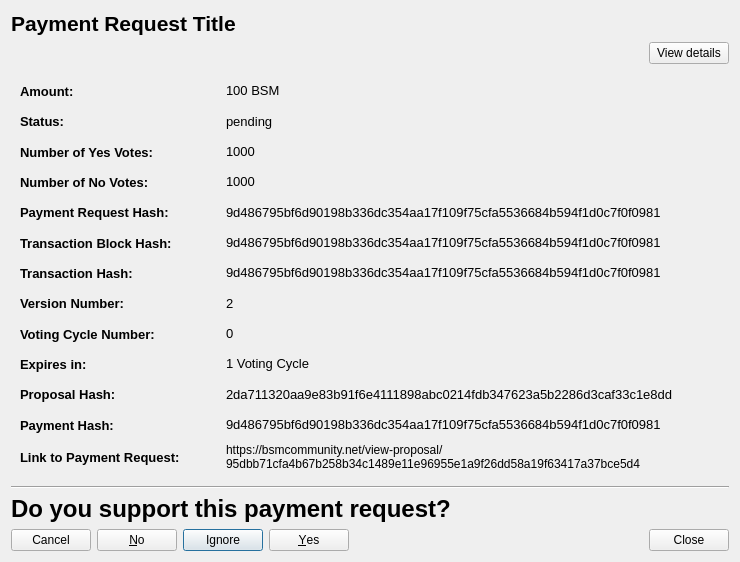
<?xml version="1.0" encoding="UTF-8"?>
<ui version="4.0">
 <class>CommunityFundDisplayPaymentRequestDetailed</class>
 <widget class="QWidget" name="CommunityFundDisplayPaymentRequestDetailed">
  <property name="geometry">
   <rect>
    <x>0</x>
    <y>0</y>
    <width>740</width>
    <height>562</height>
   </rect>
  </property>
  <property name="sizePolicy">
   <sizepolicy hsizetype="Preferred" vsizetype="MinimumExpanding">
    <horstretch>0</horstretch>
    <verstretch>0</verstretch>
   </sizepolicy>
  </property>
  <property name="minimumSize">
   <size>
    <width>740</width>
    <height>300</height>
   </size>
  </property>
  <property name="windowTitle">
   <string>Payment Request Details</string>
  </property>
  <layout class="QVBoxLayout" name="verticalLayout">
   <item>
    <widget class="QLabel" name="labelPaymentRequestTitle">
     <property name="sizePolicy">
      <sizepolicy hsizetype="Preferred" vsizetype="Minimum">
       <horstretch>0</horstretch>
       <verstretch>0</verstretch>
      </sizepolicy>
     </property>
     <property name="maximumSize">
      <size>
       <width>16777215</width>
       <height>500</height>
      </size>
     </property>
     <property name="font">
      <font>
       <pointsize>16</pointsize>
       <weight>75</weight>
       <bold>true</bold>
      </font>
     </property>
     <property name="text">
      <string>Payment Request Title</string>
     </property>
     <property name="wordWrap">
      <bool>true</bool>
     </property>
     <property name="openExternalLinks">
      <bool>false</bool>
     </property>
    </widget>
   </item>
   <item>
    <layout class="QHBoxLayout" name="horizontalLayout_4">
     <item>
      <spacer name="horizontalSpacer">
       <property name="orientation">
        <enum>Qt::Horizontal</enum>
       </property>
       <property name="sizeHint" stdset="0">
        <size>
         <width>40</width>
         <height>20</height>
        </size>
       </property>
      </spacer>
     </item>
     <item>
      <widget class="QPushButton" name="detailsBtn">
       <property name="text">
        <string>View details</string>
       </property>
      </widget>
     </item>
    </layout>
   </item>
   <item>
    <widget class="QWidget" name="detailsWidget" native="true">
     <property name="sizePolicy">
      <sizepolicy hsizetype="Preferred" vsizetype="Expanding">
       <horstretch>0</horstretch>
       <verstretch>0</verstretch>
      </sizepolicy>
     </property>
     <layout class="QVBoxLayout" name="verticalLayout_2">
      <item>
       <layout class="QVBoxLayout" name="verticalLayoutDetailedInfomation_2">
        <item>
         <layout class="QHBoxLayout" name="horizontalLayoutAmount_2">
          <item>
           <widget class="QLabel" name="labelPrequestAmountTitle">
            <property name="sizePolicy">
             <sizepolicy hsizetype="Fixed" vsizetype="Preferred">
              <horstretch>0</horstretch>
              <verstretch>0</verstretch>
             </sizepolicy>
            </property>
            <property name="minimumSize">
             <size>
              <width>200</width>
              <height>0</height>
             </size>
            </property>
            <property name="font">
             <font>
              <pointsize>10</pointsize>
              <weight>75</weight>
              <bold>true</bold>
             </font>
            </property>
            <property name="text">
             <string>Amount:</string>
            </property>
            <property name="textInteractionFlags">
             <set>Qt::NoTextInteraction</set>
            </property>
           </widget>
          </item>
          <item>
           <widget class="QLabel" name="labelPrequestAmount">
            <property name="font">
             <font>
              <pointsize>10</pointsize>
             </font>
            </property>
            <property name="text">
             <string>100 BSM</string>
            </property>
            <property name="textInteractionFlags">
             <set>Qt::TextSelectableByMouse</set>
            </property>
           </widget>
          </item>
         </layout>
        </item>
        <item>
         <layout class="QHBoxLayout" name="horizontalLayoutFee_2">
          <item>
           <widget class="QLabel" name="labelPrequestStatusTitle">
            <property name="sizePolicy">
             <sizepolicy hsizetype="Fixed" vsizetype="Preferred">
              <horstretch>0</horstretch>
              <verstretch>0</verstretch>
             </sizepolicy>
            </property>
            <property name="minimumSize">
             <size>
              <width>200</width>
              <height>0</height>
             </size>
            </property>
            <property name="font">
             <font>
              <pointsize>10</pointsize>
              <weight>75</weight>
              <bold>true</bold>
             </font>
            </property>
            <property name="text">
             <string>Status:</string>
            </property>
            <property name="textInteractionFlags">
             <set>Qt::NoTextInteraction</set>
            </property>
           </widget>
          </item>
          <item>
           <widget class="QLabel" name="labelPrequestStatus">
            <property name="font">
             <font>
              <pointsize>10</pointsize>
             </font>
            </property>
            <property name="text">
             <string>pending</string>
            </property>
            <property name="textInteractionFlags">
             <set>Qt::TextSelectableByMouse</set>
            </property>
           </widget>
          </item>
         </layout>
        </item>
        <item>
         <layout class="QHBoxLayout" name="horizontalLayoutAddress_2">
          <item>
           <widget class="QLabel" name="labelPrequestYesTitle">
            <property name="sizePolicy">
             <sizepolicy hsizetype="Fixed" vsizetype="Preferred">
              <horstretch>0</horstretch>
              <verstretch>0</verstretch>
             </sizepolicy>
            </property>
            <property name="minimumSize">
             <size>
              <width>200</width>
              <height>0</height>
             </size>
            </property>
            <property name="font">
             <font>
              <pointsize>10</pointsize>
              <weight>75</weight>
              <bold>true</bold>
             </font>
            </property>
            <property name="text">
             <string>Number of Yes Votes:</string>
            </property>
            <property name="textInteractionFlags">
             <set>Qt::NoTextInteraction</set>
            </property>
           </widget>
          </item>
          <item>
           <widget class="QLabel" name="labelPrequestYes">
            <property name="font">
             <font>
              <pointsize>10</pointsize>
             </font>
            </property>
            <property name="text">
             <string>1000</string>
            </property>
            <property name="textInteractionFlags">
             <set>Qt::TextSelectableByMouse</set>
            </property>
           </widget>
          </item>
         </layout>
        </item>
        <item>
         <layout class="QHBoxLayout" name="horizontalLayoutDeadline_2">
          <item>
           <widget class="QLabel" name="labelPrequestNoTitle">
            <property name="sizePolicy">
             <sizepolicy hsizetype="Fixed" vsizetype="Preferred">
              <horstretch>0</horstretch>
              <verstretch>0</verstretch>
             </sizepolicy>
            </property>
            <property name="minimumSize">
             <size>
              <width>200</width>
              <height>0</height>
             </size>
            </property>
            <property name="font">
             <font>
              <pointsize>10</pointsize>
              <weight>75</weight>
              <bold>true</bold>
             </font>
            </property>
            <property name="text">
             <string>Number of No Votes:</string>
            </property>
            <property name="textInteractionFlags">
             <set>Qt::NoTextInteraction</set>
            </property>
           </widget>
          </item>
          <item>
           <widget class="QLabel" name="labelPrequestNo">
            <property name="font">
             <font>
              <pointsize>10</pointsize>
             </font>
            </property>
            <property name="text">
             <string>1000</string>
            </property>
            <property name="textInteractionFlags">
             <set>Qt::TextSelectableByMouse</set>
            </property>
           </widget>
          </item>
         </layout>
        </item>
        <item>
         <layout class="QHBoxLayout" name="horizontalLayoutExpiresIn_2">
          <item>
           <widget class="QLabel" name="labelPrequestHashTitle">
            <property name="sizePolicy">
             <sizepolicy hsizetype="Fixed" vsizetype="Preferred">
              <horstretch>0</horstretch>
              <verstretch>0</verstretch>
             </sizepolicy>
            </property>
            <property name="minimumSize">
             <size>
              <width>200</width>
              <height>0</height>
             </size>
            </property>
            <property name="font">
             <font>
              <pointsize>10</pointsize>
              <weight>75</weight>
              <bold>true</bold>
             </font>
            </property>
            <property name="text">
             <string>Payment Request Hash:</string>
            </property>
            <property name="textInteractionFlags">
             <set>Qt::NoTextInteraction</set>
            </property>
           </widget>
          </item>
          <item>
           <widget class="QLabel" name="labelPrequestHash">
            <property name="font">
             <font>
              <pointsize>10</pointsize>
             </font>
            </property>
            <property name="text">
             <string>9d486795bf6d90198b336dc354aa17f109f75cfa5536684b594f1d0c7f0f0981</string>
            </property>
            <property name="textInteractionFlags">
             <set>Qt::TextSelectableByMouse</set>
            </property>
           </widget>
          </item>
         </layout>
        </item>
        <item>
         <layout class="QHBoxLayout" name="horizontalLayoutStatus_2">
          <item>
           <widget class="QLabel" name="labelPrequestTransactionBlockHashTitle">
            <property name="sizePolicy">
             <sizepolicy hsizetype="Fixed" vsizetype="Preferred">
              <horstretch>0</horstretch>
              <verstretch>0</verstretch>
             </sizepolicy>
            </property>
            <property name="minimumSize">
             <size>
              <width>200</width>
              <height>0</height>
             </size>
            </property>
            <property name="font">
             <font>
              <pointsize>10</pointsize>
              <weight>75</weight>
              <bold>true</bold>
             </font>
            </property>
            <property name="text">
             <string>Transaction Block Hash:</string>
            </property>
            <property name="textInteractionFlags">
             <set>Qt::NoTextInteraction</set>
            </property>
           </widget>
          </item>
          <item>
           <widget class="QLabel" name="labelPrequestTransactionBlockHash">
            <property name="font">
             <font>
              <pointsize>10</pointsize>
             </font>
            </property>
            <property name="text">
             <string>9d486795bf6d90198b336dc354aa17f109f75cfa5536684b594f1d0c7f0f0981</string>
            </property>
            <property name="textInteractionFlags">
             <set>Qt::TextSelectableByMouse</set>
            </property>
           </widget>
          </item>
         </layout>
        </item>
        <item>
         <layout class="QHBoxLayout" name="horizontalLayoutNumberYesVotes_2">
          <item>
           <widget class="QLabel" name="labelPrequestTransactionHashTitle">
            <property name="sizePolicy">
             <sizepolicy hsizetype="Fixed" vsizetype="Preferred">
              <horstretch>0</horstretch>
              <verstretch>0</verstretch>
             </sizepolicy>
            </property>
            <property name="minimumSize">
             <size>
              <width>200</width>
              <height>0</height>
             </size>
            </property>
            <property name="font">
             <font>
              <pointsize>10</pointsize>
              <weight>75</weight>
              <bold>true</bold>
             </font>
            </property>
            <property name="text">
             <string>Transaction Hash:</string>
            </property>
            <property name="textInteractionFlags">
             <set>Qt::NoTextInteraction</set>
            </property>
           </widget>
          </item>
          <item>
           <widget class="QLabel" name="labelPrequestTransactionHash">
            <property name="font">
             <font>
              <pointsize>10</pointsize>
             </font>
            </property>
            <property name="text">
             <string>9d486795bf6d90198b336dc354aa17f109f75cfa5536684b594f1d0c7f0f0981</string>
            </property>
            <property name="textInteractionFlags">
             <set>Qt::TextSelectableByMouse</set>
            </property>
           </widget>
          </item>
         </layout>
        </item>
        <item>
         <layout class="QHBoxLayout" name="horizontalLayoutNumberNoVotes_2">
          <item>
           <widget class="QLabel" name="labelPrequestVersionNoTitle">
            <property name="sizePolicy">
             <sizepolicy hsizetype="Fixed" vsizetype="Preferred">
              <horstretch>0</horstretch>
              <verstretch>0</verstretch>
             </sizepolicy>
            </property>
            <property name="minimumSize">
             <size>
              <width>200</width>
              <height>0</height>
             </size>
            </property>
            <property name="font">
             <font>
              <pointsize>10</pointsize>
              <weight>75</weight>
              <bold>true</bold>
             </font>
            </property>
            <property name="text">
             <string>Version Number:</string>
            </property>
            <property name="textInteractionFlags">
             <set>Qt::NoTextInteraction</set>
            </property>
           </widget>
          </item>
          <item>
           <widget class="QLabel" name="labelPrequestVersionNo">
            <property name="font">
             <font>
              <pointsize>10</pointsize>
             </font>
            </property>
            <property name="text">
             <string>2</string>
            </property>
            <property name="textInteractionFlags">
             <set>Qt::TextSelectableByMouse</set>
            </property>
           </widget>
          </item>
         </layout>
        </item>
        <item>
         <layout class="QHBoxLayout" name="horizontalLayoutTransactionBlockHash_2">
          <item>
           <widget class="QLabel" name="labelPrequestVotingCycleTitle">
            <property name="sizePolicy">
             <sizepolicy hsizetype="Fixed" vsizetype="Preferred">
              <horstretch>0</horstretch>
              <verstretch>0</verstretch>
             </sizepolicy>
            </property>
            <property name="minimumSize">
             <size>
              <width>200</width>
              <height>0</height>
             </size>
            </property>
            <property name="font">
             <font>
              <pointsize>10</pointsize>
              <weight>75</weight>
              <bold>true</bold>
             </font>
            </property>
            <property name="text">
             <string>Voting Cycle Number:</string>
            </property>
            <property name="textInteractionFlags">
             <set>Qt::NoTextInteraction</set>
            </property>
           </widget>
          </item>
          <item>
           <widget class="QLabel" name="labelPrequestVotingCycle">
            <property name="font">
             <font>
              <pointsize>10</pointsize>
             </font>
            </property>
            <property name="text">
             <string>0</string>
            </property>
            <property name="textInteractionFlags">
             <set>Qt::TextSelectableByMouse</set>
            </property>
           </widget>
          </item>
         </layout>
        </item>
        <item>
         <layout class="QHBoxLayout" name="horizontalLayout_3">
          <property name="topMargin">
           <number>0</number>
          </property>
          <item>
           <widget class="QLabel" name="labelPrequestExpiryTitle">
            <property name="sizePolicy">
             <sizepolicy hsizetype="Minimum" vsizetype="Preferred">
              <horstretch>0</horstretch>
              <verstretch>0</verstretch>
             </sizepolicy>
            </property>
            <property name="minimumSize">
             <size>
              <width>200</width>
              <height>0</height>
             </size>
            </property>
            <property name="maximumSize">
             <size>
              <width>200</width>
              <height>16777215</height>
             </size>
            </property>
            <property name="font">
             <font>
              <pointsize>10</pointsize>
              <weight>75</weight>
              <bold>true</bold>
             </font>
            </property>
            <property name="text">
             <string>Expires in:</string>
            </property>
           </widget>
          </item>
          <item>
           <widget class="QLabel" name="labelPrequestExpiry">
            <property name="font">
             <font>
              <pointsize>10</pointsize>
             </font>
            </property>
            <property name="text">
             <string>1 Voting Cycle</string>
            </property>
            <property name="textInteractionFlags">
             <set>Qt::TextSelectableByMouse</set>
            </property>
           </widget>
          </item>
         </layout>
        </item>
        <item>
         <layout class="QHBoxLayout" name="horizontalLayoutTransactionHash_2">
          <item>
           <widget class="QLabel" name="labelPrequestProposalHashTitle">
            <property name="sizePolicy">
             <sizepolicy hsizetype="Fixed" vsizetype="Preferred">
              <horstretch>0</horstretch>
              <verstretch>0</verstretch>
             </sizepolicy>
            </property>
            <property name="minimumSize">
             <size>
              <width>200</width>
              <height>0</height>
             </size>
            </property>
            <property name="font">
             <font>
              <pointsize>10</pointsize>
              <weight>75</weight>
              <bold>true</bold>
             </font>
            </property>
            <property name="text">
             <string>Proposal Hash:</string>
            </property>
            <property name="textInteractionFlags">
             <set>Qt::NoTextInteraction</set>
            </property>
           </widget>
          </item>
          <item>
           <widget class="QLabel" name="labelPrequestProposalHash">
            <property name="font">
             <font>
              <pointsize>10</pointsize>
             </font>
            </property>
            <property name="text">
             <string>2da711320aa9e83b91f6e4111898abc0214fdb347623a5b2286d3caf33c1e8dd</string>
            </property>
            <property name="textInteractionFlags">
             <set>Qt::TextSelectableByMouse</set>
            </property>
           </widget>
          </item>
         </layout>
        </item>
        <item>
         <layout class="QHBoxLayout" name="horizontalLayout_2">
          <property name="topMargin">
           <number>0</number>
          </property>
          <item>
           <widget class="QLabel" name="labelPrequestPaymentHashTitle">
            <property name="sizePolicy">
             <sizepolicy hsizetype="Minimum" vsizetype="Preferred">
              <horstretch>0</horstretch>
              <verstretch>0</verstretch>
             </sizepolicy>
            </property>
            <property name="minimumSize">
             <size>
              <width>200</width>
              <height>0</height>
             </size>
            </property>
            <property name="maximumSize">
             <size>
              <width>200</width>
              <height>16777215</height>
             </size>
            </property>
            <property name="font">
             <font>
              <pointsize>10</pointsize>
              <weight>75</weight>
              <bold>true</bold>
             </font>
            </property>
            <property name="text">
             <string>Payment Hash:</string>
            </property>
           </widget>
          </item>
          <item>
           <widget class="QLabel" name="labelPrequestPaymentHash">
            <property name="font">
             <font>
              <pointsize>10</pointsize>
             </font>
            </property>
            <property name="text">
             <string>9d486795bf6d90198b336dc354aa17f109f75cfa5536684b594f1d0c7f0f0981</string>
            </property>
            <property name="textInteractionFlags">
             <set>Qt::TextSelectableByMouse</set>
            </property>
           </widget>
          </item>
         </layout>
        </item>
        <item>
         <layout class="QHBoxLayout" name="horizontalLayoutLinkToPaymentRequest_2">
          <item>
           <widget class="QLabel" name="labelPrequestLinkTitle">
            <property name="sizePolicy">
             <sizepolicy hsizetype="Fixed" vsizetype="Preferred">
              <horstretch>0</horstretch>
              <verstretch>0</verstretch>
             </sizepolicy>
            </property>
            <property name="minimumSize">
             <size>
              <width>200</width>
              <height>0</height>
             </size>
            </property>
            <property name="font">
             <font>
              <pointsize>10</pointsize>
              <weight>75</weight>
              <bold>true</bold>
             </font>
            </property>
            <property name="text">
             <string>Link to Payment Request:</string>
            </property>
            <property name="textInteractionFlags">
             <set>Qt::NoTextInteraction</set>
            </property>
           </widget>
          </item>
          <item>
           <widget class="QLabel" name="labelPrequestLink">
            <property name="text">
             <string>https://bsmcommunity.net/view-proposal/95dbb71cfa4b67b258b34c1489e11e96955e1a9f26dd58a19f63417a37bce5d4</string>
            </property>
            <property name="wordWrap">
             <bool>true</bool>
            </property>
            <property name="openExternalLinks">
             <bool>true</bool>
            </property>
            <property name="textInteractionFlags">
             <set>Qt::TextBrowserInteraction</set>
            </property>
           </widget>
          </item>
         </layout>
        </item>
       </layout>
      </item>
     </layout>
    </widget>
   </item>
   <item>
    <widget class="Line" name="line">
     <property name="orientation">
      <enum>Qt::Horizontal</enum>
     </property>
    </widget>
   </item>
   <item>
    <widget class="QLabel" name="label">
     <property name="font">
      <font>
       <pointsize>18</pointsize>
       <weight>75</weight>
       <bold>true</bold>
      </font>
     </property>
     <property name="text">
      <string>Do you support this payment request?</string>
     </property>
    </widget>
   </item>
   <item>
    <layout class="QHBoxLayout" name="horizontalLayoutButtons_2">
     <item>
      <widget class="QDialogButtonBox" name="buttonBoxYesNoVote_2">
       <property name="layoutDirection">
        <enum>Qt::RightToLeft</enum>
       </property>
       <property name="standardButtons">
        <set>QDialogButtonBox::Cancel|QDialogButtonBox::Ignore|QDialogButtonBox::No|QDialogButtonBox::Yes</set>
       </property>
      </widget>
     </item>
     <item>
      <spacer name="horizontalSpacerButtons_2">
       <property name="orientation">
        <enum>Qt::Horizontal</enum>
       </property>
       <property name="sizeHint" stdset="0">
        <size>
         <width>40</width>
         <height>20</height>
        </size>
       </property>
      </spacer>
     </item>
     <item>
      <widget class="QPushButton" name="pushButtonClose_2">
       <property name="text">
        <string>Close</string>
       </property>
      </widget>
     </item>
    </layout>
   </item>
  </layout>
 </widget>
 <tabstops>
  <tabstop>pushButtonClose_2</tabstop>
 </tabstops>
 <resources/>
 <connections/>
</ui>
